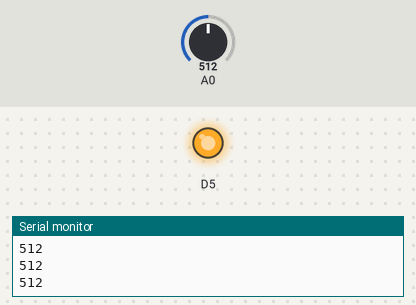
This sketch was run on a simulated ESP8266 (NodeMCU). Parts: output pins drawn as LEDs (lit = HIGH), the last lines printed to the serial monitor. Inputs (shaded band) come from the test bench; at power-on: A0 = 512.

Above: at 1.2 s.
1.3 s: A0 set to 122
At 1.6 s:
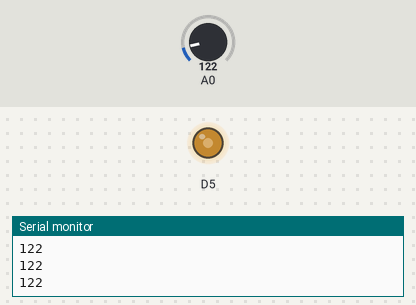
2.8 s: A0 set to 0
At 4.0 s:
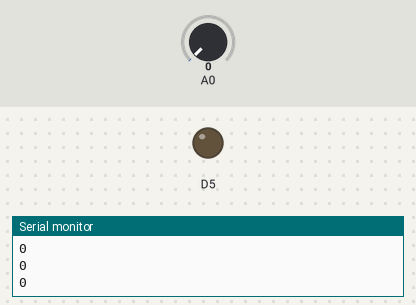
4.3 s: A0 set to 306
At 5.3 s:
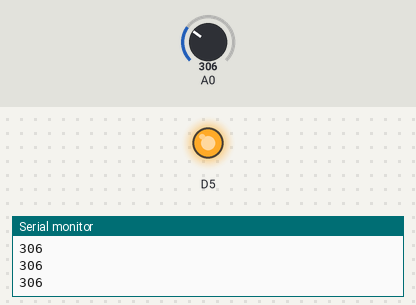
Timing chart, 0 to 7.3 s (numbered marks = the images above; inputs shaded):
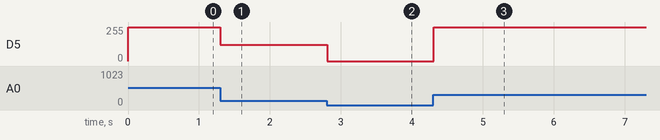

Measured:
- after the input at 1.3 s, D5: 255/255 → 122/255 at once
- after the input at 2.8 s, D5: 122/255 → 0/255 at once
- after the input at 4.3 s, D5: 0/255 → 255/255 at once

The sketch:

esp_pot.ino
```cpp
int in;

void setup()
 {
 pinMode(D5,OUTPUT);
 Serial.begin(9600);
}

void loop() {
  in = analogRead(A0);
  Serial.println(in);

  analogWrite(D5, in);
  delay(100);

}
```
